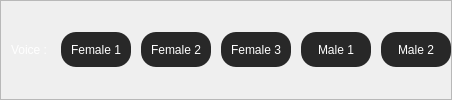
                        <widget class="QFrame" name="Voice_Frame">
                         <property name="minimumSize">
                          <size>
                           <width>273</width>
                           <height>35</height>
                          </size>
                         </property>
                         <property name="frameShape">
                          <enum>QFrame::StyledPanel</enum>
                         </property>
                         <property name="frameShadow">
                          <enum>QFrame::Raised</enum>
                         </property>
                         <layout class="QHBoxLayout" name="horizontalLayout_11">
                          <property name="spacing">
                           <number>10</number>
                          </property>
                          <property name="leftMargin">
                           <number>0</number>
                          </property>
                          <property name="topMargin">
                           <number>0</number>
                          </property>
                          <property name="rightMargin">
                           <number>0</number>
                          </property>
                          <property name="bottomMargin">
                           <number>0</number>
                          </property>
                          <item>
                           <widget class="QLabel" name="Voice_Label">
                            <property name="sizePolicy">
                             <sizepolicy hsizetype="Fixed" vsizetype="Fixed">
                              <horstretch>0</horstretch>
                              <verstretch>0</verstretch>
                             </sizepolicy>
                            </property>
                            <property name="minimumSize">
                             <size>
                              <width>50</width>
                              <height>35</height>
                             </size>
                            </property>
                            <property name="styleSheet">
                             <string notr="true">color: white;
font-family:System;
font-size:12px;
padding 10 0 10 0</string>
                            </property>
                            <property name="text">
                             <string>Voice :</string>
                            </property>
                            <property name="indent">
                             <number>10</number>
                            </property>
                           </widget>
                          </item>
                          <item>
                           <widget class="QToolButton" name="baya_tButton">
                            <property name="sizePolicy">
                             <sizepolicy hsizetype="Preferred" vsizetype="Fixed">
                              <horstretch>0</horstretch>
                              <verstretch>0</verstretch>
                             </sizepolicy>
                            </property>
                            <property name="minimumSize">
                             <size>
                              <width>70</width>
                              <height>35</height>
                             </size>
                            </property>
                            <property name="contextMenuPolicy">
                             <enum>Qt::NoContextMenu</enum>
                            </property>
                            <property name="autoFillBackground">
                             <bool>false</bool>
                            </property>
                            <property name="styleSheet">
                             <string notr="true">QToolButton {
    background: rgb(40, 40, 40);
    color: white;
    border-radius: 15px;
	font-family:System;
	font-size:12px;
}
QToolButton :hover {
    background: rgb(20, 20, 20);
    color: white;
    border-radius: 15px;
	font-family:System;
	font-size:12px;

}
QToolButton :pressed {
    background: rgb(10, 10, 10);
}</string>
                            </property>
                            <property name="text">
                             <string>Female 1</string>
                            </property>
                            <property name="checkable">
                             <bool>false</bool>
                            </property>
                            <property name="checked">
                             <bool>false</bool>
                            </property>
                            <property name="autoRepeat">
                             <bool>false</bool>
                            </property>
                            <property name="popupMode">
                             <enum>QToolButton::DelayedPopup</enum>
                            </property>
                            <property name="toolButtonStyle">
                             <enum>Qt::ToolButtonTextOnly</enum>
                            </property>
                            <property name="autoRaise">
                             <bool>true</bool>
                            </property>
                           </widget>
                          </item>
                          <item>
                           <widget class="QToolButton" name="kseniya_tButton">
                            <property name="sizePolicy">
                             <sizepolicy hsizetype="Preferred" vsizetype="Fixed">
                              <horstretch>0</horstretch>
                              <verstretch>0</verstretch>
                             </sizepolicy>
                            </property>
                            <property name="minimumSize">
                             <size>
                              <width>70</width>
                              <height>35</height>
                             </size>
                            </property>
                            <property name="styleSheet">
                             <string notr="true">QToolButton {
    background: rgb(40, 40, 40);
    color: white;
    border-radius: 15px;
	font-family:System;
	font-size:12px;
}
QToolButton :hover {
    background: rgb(20, 20, 20);
    color: white;
    border-radius: 15px;
	font-family:System;
	font-size:12px;

}
QToolButton :pressed {
    background: rgb(10, 10, 10);
}</string>
                            </property>
                            <property name="text">
                             <string>Female 2</string>
                            </property>
                           </widget>
                          </item>
                          <item>
                           <widget class="QToolButton" name="xenia_tButton">
                            <property name="sizePolicy">
                             <sizepolicy hsizetype="Preferred" vsizetype="Fixed">
                              <horstretch>0</horstretch>
                              <verstretch>0</verstretch>
                             </sizepolicy>
                            </property>
                            <property name="minimumSize">
                             <size>
                              <width>70</width>
                              <height>35</height>
                             </size>
                            </property>
                            <property name="styleSheet">
                             <string notr="true">QToolButton {
    background: rgb(40, 40, 40);
    color: white;
    border-radius: 15px;
	font-family:System;
	font-size:12px;
}
QToolButton :hover {
    background: rgb(20, 20, 20);
    color: white;
    border-radius: 15px;
	font-family:System;
	font-size:12px;

}
QToolButton :pressed {
    background: rgb(10, 10, 10);
}</string>
                            </property>
                            <property name="text">
                             <string>Female 3</string>
                            </property>
                           </widget>
                          </item>
                          <item>
                           <widget class="QToolButton" name="eugene_tButton">
                            <property name="sizePolicy">
                             <sizepolicy hsizetype="Preferred" vsizetype="Fixed">
                              <horstretch>0</horstretch>
                              <verstretch>0</verstretch>
                             </sizepolicy>
                            </property>
                            <property name="minimumSize">
                             <size>
                              <width>70</width>
                              <height>35</height>
                             </size>
                            </property>
                            <property name="styleSheet">
                             <string notr="true">QToolButton {
    background: rgb(40, 40, 40);
    color: white;
    border-radius: 15px;
	font-family:System;
	font-size:12px;
}
QToolButton :hover {
    background: rgb(20, 20, 20);
    color: white;
    border-radius: 15px;
	font-family:System;
	font-size:12px;

}
QToolButton :pressed {
    background: rgb(10, 10, 10);
}</string>
                            </property>
                            <property name="text">
                             <string>Male 1</string>
                            </property>
                           </widget>
                          </item>
                          <item>
                           <widget class="QToolButton" name="aidar_tButton">
                            <property name="sizePolicy">
                             <sizepolicy hsizetype="Preferred" vsizetype="Fixed">
                              <horstretch>0</horstretch>
                              <verstretch>0</verstretch>
                             </sizepolicy>
                            </property>
                            <property name="minimumSize">
                             <size>
                              <width>70</width>
                              <height>35</height>
                             </size>
                            </property>
                            <property name="styleSheet">
                             <string notr="true">QToolButton {
    background: rgb(40, 40, 40);
    color: white;
    border-radius: 15px;
	font-family:System;
	font-size:12px;
}
QToolButton :hover {
    background: rgb(20, 20, 20);
    color: white;
    border-radius: 15px;
	font-family:System;
	font-size:12px;

}
QToolButton :pressed {
    background: rgb(10, 10, 10);
}</string>
                            </property>
                            <property name="text">
                             <string>Male 2</string>
                            </property>
                           </widget>
                          </item>
                         </layout>
                        </widget>
